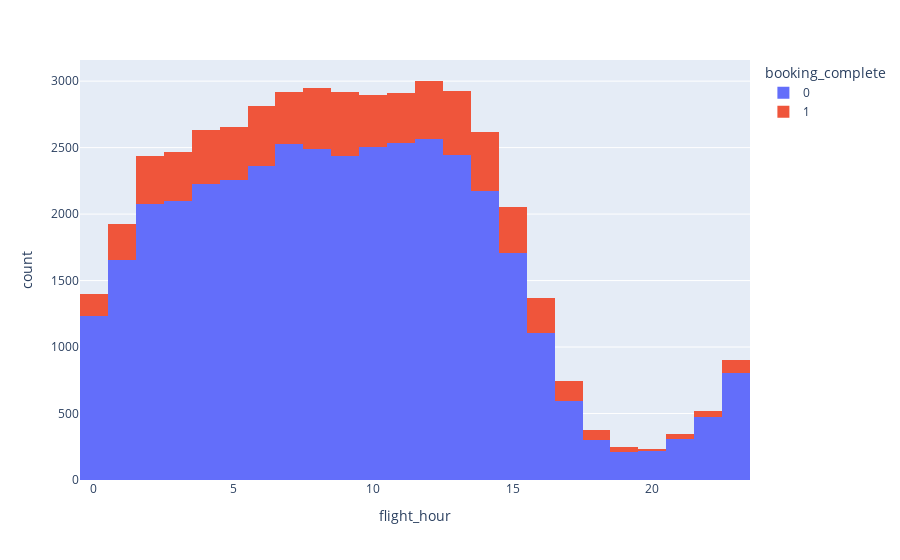

The notebook cell saved with this chart:
### Markdown cell above
## we have normal distribution for 'fight_hour'

### Code cell
px.histogram(df,x='flight_hour',color='booking_complete',height=500)

### Figure 1 — Plotly figure (JSON) as saved in the notebook; plotly's stock layout.template omitted (floating-point values rounded to 4 significant figures; data arrays with more than 128 entries replaced by an {"elided": "..."} marker saying what was removed)
{"data": [{"alignmentgroup": "True", "bingroup": "x", "hovertemplate": "booking_complete=0<br>flight_hour=%{x}<br>count=%{y}<extra></extra>", "legendgroup": "0", "marker": {"color": "#636efa", "pattern": {"shape": ""}}, "name": "0", "offsetgroup": "0", "orientation": "v", "showlegend": true, "type": "histogram", "x": {"elided": "39324 int values"}, "xaxis": "x", "yaxis": "y"}, {"alignmentgroup": "True", "bingroup": "x", "hovertemplate": "booking_complete=1<br>flight_hour=%{x}<br>count=%{y}<extra></extra>", "legendgroup": "1", "marker": {"color": "#EF553B", "pattern": {"shape": ""}}, "name": "1", "offsetgroup": "1", "orientation": "v", "showlegend": true, "type": "histogram", "x": {"elided": "6936 int values"}, "xaxis": "x", "yaxis": "y"}], "layout": {"autosize": true, "barmode": "relative", "legend": {"title": {"text": "booking_complete"}, "tracegroupgap": 0}, "margin": {"t": 60}, "xaxis": {"anchor": "y", "autorange": true, "domain": [0, 1], "range": [-0.5, 23.5], "title": {"text": "flight_hour"}, "type": "linear"}, "yaxis": {"anchor": "x", "autorange": true, "domain": [0, 1], "range": [0, 3159.0], "title": {"text": "count"}}}}
